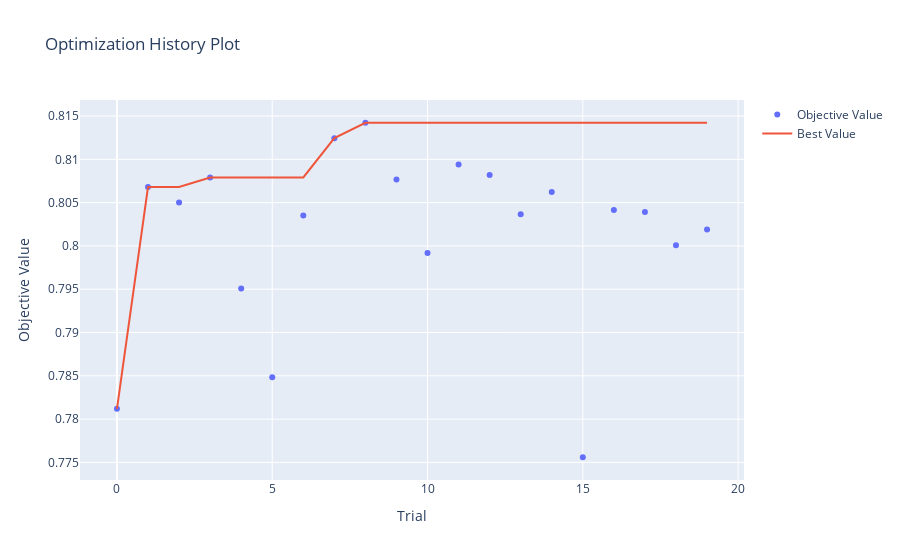

The notebook cell this image was saved under:
### Code cell
plot_optimization_history(study).show()

### Figure 1 — Plotly figure (JSON) as saved in the notebook; plotly's stock layout.template omitted (floating-point values rounded to 4 significant figures)
{"data": [{"mode": "markers", "name": "Objective Value", "type": "scatter", "x": [0, 1, 2, 3, 4, 5, 6, 7, 8, 9, 10, 11, 12, 13, 14, 15, 16, 17, 18, 19], "y": [0.7812, 0.8068, 0.805, 0.8079, 0.7951, 0.7848, 0.8035, 0.8124, 0.8142, 0.8077, 0.7992, 0.8094, 0.8082, 0.8037, 0.8062, 0.7756, 0.8042, 0.8039, 0.8001, 0.8019]}, {"mode": "lines", "name": "Best Value", "type": "scatter", "x": [0, 1, 2, 3, 4, 5, 6, 7, 8, 9, 10, 11, 12, 13, 14, 15, 16, 17, 18, 19], "y": [0.7812, 0.8068, 0.8068, 0.8079, 0.8079, 0.8079, 0.8079, 0.8124, 0.8142, 0.8142, 0.8142, 0.8142, 0.8142, 0.8142, 0.8142, 0.8142, 0.8142, 0.8142, 0.8142, 0.8142]}, {"marker": {"color": "#cccccc"}, "mode": "markers", "name": "Infeasible Trial", "showlegend": false, "type": "scatter", "x": [], "y": []}], "layout": {"title": {"text": "Optimization History Plot"}, "xaxis": {"title": {"text": "Trial"}}, "yaxis": {"title": {"text": "Objective Value"}}}}
